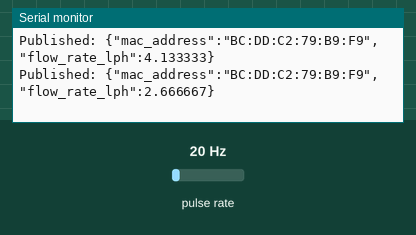
Recording of a sketch running on a simulated ESP8266 (NodeMCU). Parts: the last lines printed to the serial monitor. Wiring (inferred from the names in the program): pulse sensor: data D3. The test bench sets the inputs (shaded band); at power-on: pulse rate 20 Hz. WiFi joins after 1.5 s; servers stay silent unless stated; no MQTT or app messages arrive unless stated.

Above: at 2.7 s.
2.8 s: pulse rate set to 4 Hz
At 4.1 s:
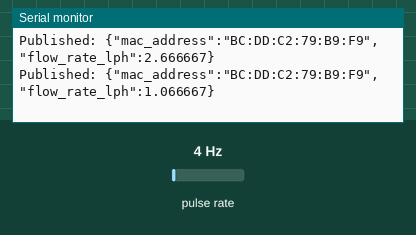
4.3 s: pulse rate set to 50 Hz
At 5.4 s:
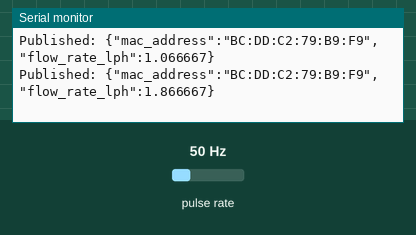
Timing chart, 0 to 7.3 s (numbered marks = the images above; inputs shaded):
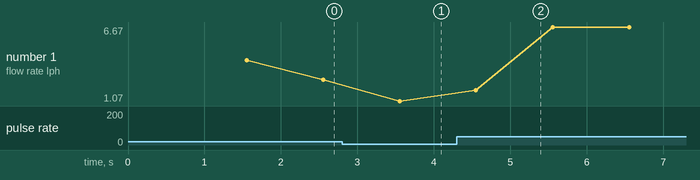

The sketch:

v2.ino
```cpp
#include <ESP8266WiFi.h>
#include <PubSubClient.h>
#include <ArduinoJson.h>

const char* ssid = "RCA-WiFi";
const char* password = "rca@2019";
const char* mqtt_server = "157.173.101.159";  // same broker

WiFiClient espClient;
PubSubClient client(espClient);

#define FLOW_SENSOR_PIN D3  // Inlet sensor pin

volatile int pulseCount = 0;
float flowRate = 0.0;
unsigned long oldTime = 0;

String mac_address = "BC:DD:C2:79:B9:F9";  // inlet MAC

void IRAM_ATTR pulseCounter() {
  pulseCount++;
}

void setup() {
  Serial.begin(115200);
  pinMode(FLOW_SENSOR_PIN, INPUT_PULLUP);
  attachInterrupt(digitalPinToInterrupt(FLOW_SENSOR_PIN), pulseCounter, RISING);

  WiFi.begin(ssid, password);
  while (WiFi.status() != WL_CONNECTED) delay(500);

  client.setServer(mqtt_server, 1883);
}

void reconnect() {
  while (!client.connected()) {
    if (client.connect("ESP_Inlet")) break;
    delay(5000);
  }
}

void loop() {
  if (!client.connected()) reconnect();
  client.loop();

  unsigned long currentTime = millis();
  if (currentTime - oldTime >= 1000) {
    detachInterrupt(digitalPinToInterrupt(FLOW_SENSOR_PIN));
    flowRate = (pulseCount / 7.5);  // L/min

    // Build JSON payload
    StaticJsonDocument<128> doc;
    doc["mac_address"] = mac_address;
    doc["flow_rate_lph"] = flowRate;   // just flow, no volume

    char buffer[128];
    serializeJson(doc, buffer);

    client.publish("smarten/water_reading", buffer);
    Serial.print("Published: ");
    Serial.println(buffer);

    pulseCount = 0;
    oldTime = currentTime;
    attachInterrupt(digitalPinToInterrupt(FLOW_SENSOR_PIN), pulseCounter, RISING);
  }
}
```

Measured:
- after the input at 2.8 s, the serial monitor: prints a new line after 0.75 s (image 1)
- after the input at 4.3 s, the serial monitor: prints a new line after 0.25 s (image 2)
- plotted number 1: 2.67 → 1.07 after the input at 2.8 s, 1.07 → 6.67 after the input at 4.3 s
